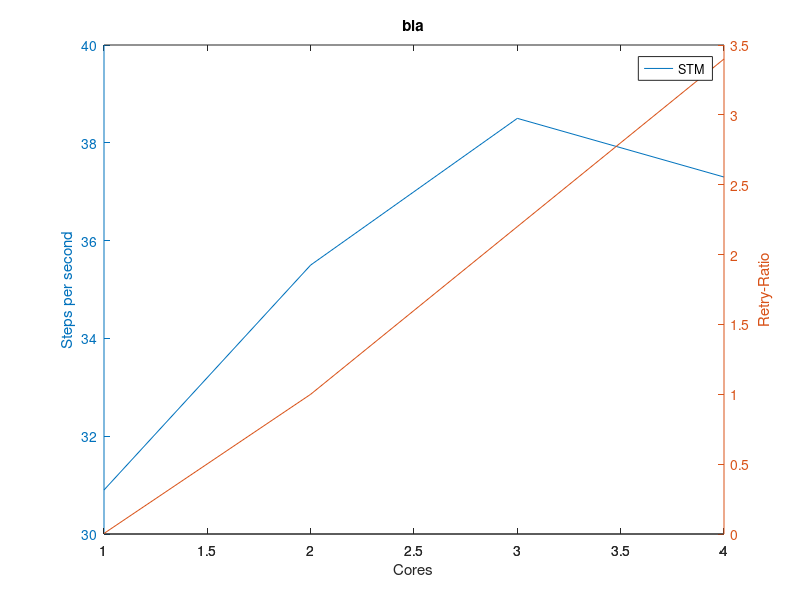

The MATLAB source for this figure:
sequential = [28.2, 28.2, 28.2, 28.2];
stm = [30.9, 35.5, 38.5, 37.3];
stm_retries = [0.004, 1.0 , 2.2, 3.4];
cores = [1, 2, 3, 4];

ax = plotyy (cores, stm, cores, stm_retries);
xlabel ("Cores");
ylabel (ax(1), "Steps per second");
ylabel (ax(2), "Retry-Ratio");

legend ("STM");
title ("bla");
